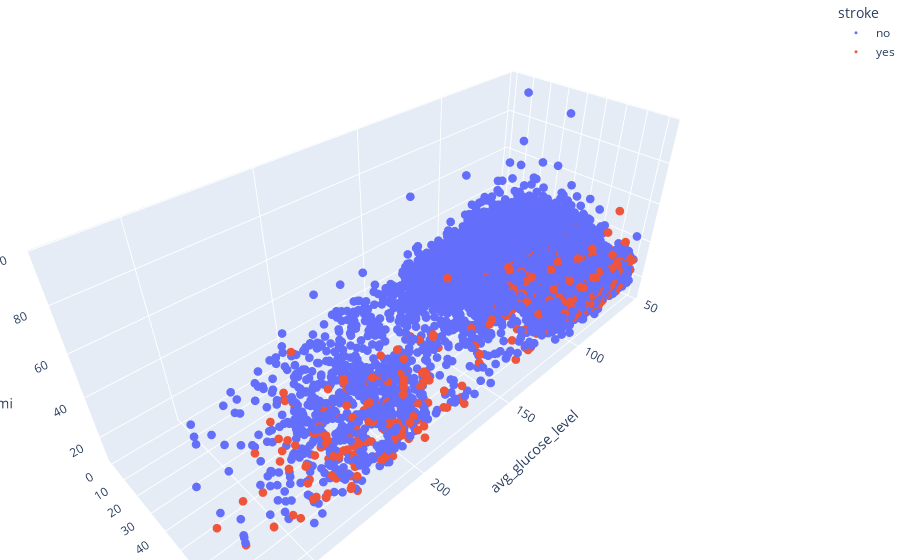

The notebook cell this image was saved under:
### Markdown cell above
There does not seem to be a noticable trend; the stroke data, as the bmi data, is normally distibuted. The acute peak at the mean could be explained by the fact that we replaced the missing values with the mean.

### Code cell
threeD = pd.concat([train1, train2])


stroke_mapping = {1: 'yes', 0: 'no'}
threeD["stroke"] = threeD["stroke"].map(stroke_mapping)

fig = px.scatter_3d(threeD, x='avg_glucose_level', y='age', z='bmi', color='stroke')
fig.update_traces(marker=dict(size=3)) 
fig.update_layout(margin=dict(l=0, r=0, b=0, t=0))
fig.show()

### Figure 1 — Plotly figure (JSON) as saved in the notebook; plotly's stock layout.template omitted (floating-point values rounded to 4 significant figures; data arrays with more than 128 entries replaced by an {"elided": "..."} marker saying what was removed)
{"data": [{"hovertemplate": "stroke=no<br>avg_glucose_level=%{x}<br>age=%{y}<br>bmi=%{z}<extra></extra>", "legendgroup": "no", "marker": {"color": "#636efa", "size": 3, "symbol": "circle"}, "mode": "markers", "name": "no", "scene": "scene", "showlegend": true, "type": "scatter3d", "x": {"elided": "19533 float values"}, "y": {"elided": "19533 float values"}, "z": {"elided": "19533 float values"}}, {"hovertemplate": "stroke=yes<br>avg_glucose_level=%{x}<br>age=%{y}<br>bmi=%{z}<extra></extra>", "legendgroup": "yes", "marker": {"color": "#EF553B", "size": 3, "symbol": "circle"}, "mode": "markers", "name": "yes", "scene": "scene", "showlegend": true, "type": "scatter3d", "x": {"elided": "881 float values"}, "y": {"elided": "881 float values"}, "z": {"elided": "881 float values"}}], "layout": {"legend": {"title": {"text": "stroke"}, "tracegroupgap": 0}, "margin": {"b": 0, "l": 0, "r": 0, "t": 0}, "scene": {"domain": {"x": [0, 1], "y": [0, 1]}, "xaxis": {"title": {"text": "avg_glucose_level"}}, "yaxis": {"title": {"text": "age"}}, "zaxis": {"title": {"text": "bmi"}}}}}
